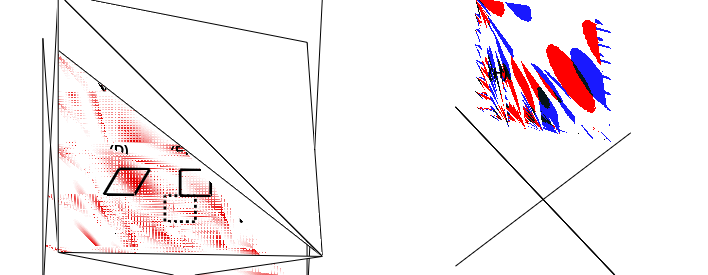

This chart was generated by the following MATLAB code:
% figure showing ways the grid can be conceptualized
% eric zilli - 20111106 - v1.0

%% Make some colormaps
% red to white to blue
RWB = ones(64,3); RWB(1:32,1) = linspace(0,1,32); RWB(1:32,2) = RWB(1:32,1); RWB(33:64,2) = flipud(RWB(1:32,1)); RWB(33:64,3) = RWB(33:64,2);
startColor = [0.07 0.23 0.28]/3;
midColor = [1 1 1];
endColor = [0.55 0.48 0.05]/1;

% less bright red to white to less bright blue
startColor = [0 0 0.9];
midColor = [1 1 1];
endColor = [0.9 0 0];
mRWB = [linspace(startColor(1),midColor(1),32) linspace(midColor(1),endColor(1),32); linspace(startColor(2),midColor(2),32) linspace(midColor(2),endColor(2),32); linspace(startColor(3),midColor(3),32) linspace(midColor(3),endColor(3),32)]';

% gray to white to gold
startColor = [0.07 0.23 0.28]/3;
midColor = [1 1 1];
endColor = [0.55 0.48 0.05]/1;
GWG = [linspace(startColor(1),midColor(1),32) linspace(midColor(1),endColor(1),32); linspace(startColor(2),midColor(2),32) linspace(midColor(2),endColor(2),32); linspace(startColor(3),midColor(3),32) linspace(midColor(3),endColor(3),32)]';

useColorMap = [flipud(GWG); RWB; mRWB];

%% Load and generate data to plot
% loads variable M
load data/BlairEtAl2007_Readout.mat

% loads variable thrt2
load data/Spatial_interference.mat

% Plot a matrix scaled and shifted so that its zero point corresponds
% to the halfway point in a 64-item colormap.
imagepn = @(v)image(64*(v./2/abs(eps+max(abs([max(max(v)) min(min(v))])))+0.5));
imagepnc = @(v)(64*(v./2/abs(eps+max(abs([max(max(v)) min(min(v))])))+0.5));

% make mesh to evaluate grid on
x = linspace(0,2,625);
y = linspace(0,2,625);
[X Y] = meshgrid(x,y);
Xp = reshape(X,1,[]);
Yp = reshape(Y,1,[]);

% directions of grid basis vectors
theta = [0 pi/3 2*pi/3]+pi/2;

% Project the mesh onto the preferred directions
H = [cos(theta') sin(theta')];
projMesh = H*[Xp; Yp];

% Evaluate the three gratings and multiply them into the grid
grating1 = .5+.5*cos(projMesh(1,:)*2*pi*5);
grating2 = .5+.5*cos(projMesh(2,:)*2*pi*5);
grating3 = .5+.5*cos(projMesh(3,:)*2*pi*5);
gridPattern = reshape(grating1.*grating2.*grating3,length(x),[]);

%% Figure set up
set(0,'defaultAxesFontName', 'Arial')
set(0,'defaultTextFontName', 'Arial')

% size on paper:
widthOnPaper = 18; % cm
heightOnPaper = 7; % cm

figure('units','centimeters','position',[1 1 widthOnPaper heightOnPaper],'color','w');
set(gcf, 'renderer', 'painter')
set(gcf, 'PaperUnits', 'centimeters');
set(gcf, 'PaperSize', [widthOnPaper heightOnPaper]);
set(gcf, 'PaperPositionMode', 'manual');
set(gcf, 'PaperPosition', [0 0 widthOnPaper heightOnPaper]);
colormap(useColorMap)

leftMargin = 0.03;
bottomMargin = 0.02;
nCols = 3;
nRows = 2;
lefts = leftMargin + 0.95*(0:nCols-1)/nCols;
bottoms = bottomMargin + [0 1/2];
widths = 0.9*[1/2 2.25/4 1/4];
heights = 0.9*[1.3 2.25/2];

shapeLineWidth = 2;

% the 2D map goes from 0,0 to 1,1 so we need some scaling factors to let us
% identify field center
yspacing = 1*0.1; % i.e. 10 fields along the y directionn
xspacing = yspacing*2/sqrt(3);


% 2D Plot
%% 2D arena with grid and spatial phases
axes('position',[lefts(1) bottoms(1)-0.16 widths(1) heights(1)])

% Due to a limitation in the eps file format we have to break this into
% smaller chunks.
nchunks = 5;
for rchunk=1:nchunks
  for cchunk=1:nchunks
    % subscripts into the grid pattern:
    rsubs = ((rchunk-1)*size(gridPattern,1)/nchunks+1):(rchunk*size(gridPattern,1)/nchunks);
    csubs = ((cchunk-1)*size(gridPattern,2)/nchunks+1):(cchunk*size(gridPattern,2)/nchunks);
    % locations where we'll draw that bit:
    xd = 1*[(cchunk-1)/nchunks cchunk/nchunks];
    yd = 1*[(nchunks-rchunk)/nchunks (nchunks-rchunk+1)/nchunks];
    surface('xdata',xd,'ydata',yd,'zdata',-1e-9*ones(2),'cdata',128+round(imagepnc(flipud(gridPattern(rsubs,csubs)))),'facecolor','texturemap','edgecolor','none','cdatamapping','direct');
  end
end

% Draw the "walls" of the spatial environment
surface('xdata',[0 0],'ydata',[0 1],'zdata',[0 4; 0 4],'facecolor','w','edgecolor','k','DiffuseStrength',1,'edgelighting','phong','facelighting','phong')
surface('xdata',[1 1],'ydata',[0 1],'zdata',[0 4; 0 4],'facecolor','w','edgecolor','k','DiffuseStrength',1,'edgelighting','phong','facelighting','phong')
surface('xdata',[0 1],'ydata',[0 0],'zdata',[4 4; 0 0],'facecolor','w','edgecolor','k','DiffuseStrength',1,'edgelighting','phong','facelighting','phong')
surface('xdata',[0 1],'ydata',[1 1],'zdata',[0 0; 4 4],'facecolor','w','edgecolor','k','DiffuseStrength',1,'edgelighting','phong','facelighting','phong')

hold on;

set(gca,'cameraposition',[0 -1 36])
set(gca,'ydir','normal')
set(gca,'xtick',[])
set(gca,'ytick',[])
set(gca,'xticklabel',[])
set(gca,'box','off')
axis off

%% triangle
xs = xspacing/2+[xspacing 2*xspacing 1.5*xspacing xspacing 2*xspacing];
ys = [9 9 8 9 9]*yspacing;
p = patch(xs,ys,'k','linewidth',shapeLineWidth);
set(p,'edgecolor','k','facecolor','none')

text(0.13*diff(get(gca,'xlim'))+min(get(gca,'xlim')),...
     0.93*diff(get(gca,'ylim'))+min(get(gca,'ylim')),...
     '(A)',...
     'FontSize',10,...
     'FontWeight','bold',...
     'HorizontalAlignment','center')


%% hexagon
left = 3*xspacing;
xs = left+[0 xspacing/2 3*xspacing/2 2*xspacing 3*xspacing/2 xspacing/2 0 xspacing/2];
ys = [6+[2 3 3 2 1 1 2 3]]*yspacing;
p = patch(xs,ys,'k','linewidth',shapeLineWidth);
set(p,'edgecolor','k','facecolor','none')

text(0.36*diff(get(gca,'xlim'))+min(get(gca,'xlim')),...
     0.93*diff(get(gca,'ylim'))+min(get(gca,'ylim')),...
     '(B)',...
     'FontSize',10,...
     'FontWeight','bold',...
     'HorizontalAlignment','center')


% packed discs
circleAngles = linspace(0,2*pi+0.1,36);
dleft = 6*xspacing;
dbottom = 9.5*yspacing;
left = dleft + 0.5*xspacing;
bottom = dbottom-yspacing/2;
p = patch(left+xspacing/2*cos(circleAngles),bottom+2/sqrt(3)*yspacing/2*sin(circleAngles),'k','linewidth',shapeLineWidth);
set(p,'edgecolor','k','facecolor','none')
left = dleft + 1.5*xspacing;
bottom = dbottom-xspacing/2+0.007;
p = patch(left+xspacing/2*cos(circleAngles),bottom+2/sqrt(3)*yspacing/2*sin(circleAngles),'k','linewidth',shapeLineWidth);
set(p,'edgecolor','k','facecolor','none')
left = dleft + 0*xspacing;
bottom = dbottom-yspacing-xspacing/2+0.007;
p = patch(left+xspacing/2*cos(circleAngles),bottom+2/sqrt(3)*yspacing/2*sin(circleAngles),'k','linewidth',shapeLineWidth);
set(p,'edgecolor','k','facecolor','none')
left = dleft + 1*xspacing;
bottom = dbottom-yspacing-xspacing/2+0.007;
p = patch(left+xspacing/2*cos(circleAngles),bottom+2/sqrt(3)*yspacing/2*sin(circleAngles),'k','linewidth',shapeLineWidth);
set(p,'edgecolor','k','facecolor','none')
left = dleft + 2*xspacing;
bottom = dbottom-yspacing-xspacing/2+0.007;
p = patch(left+xspacing/2*cos(circleAngles),bottom+2/sqrt(3)*yspacing/2*sin(circleAngles),'k','linewidth',shapeLineWidth);
set(p,'edgecolor','k','facecolor','none')
left = dleft + 0.5*xspacing;
bottom = dbottom-2*yspacing-xspacing/2+0.007;
p = patch(left+xspacing/2*cos(circleAngles),bottom+2/sqrt(3)*yspacing/2*sin(circleAngles),'k','linewidth',shapeLineWidth);
set(p,'edgecolor','k','facecolor','none')
left = dleft + 1.5*xspacing;
bottom = dbottom-2*yspacing-xspacing/2+0.007;
p = patch(left+xspacing/2*cos(circleAngles),bottom+2/sqrt(3)*yspacing/2*sin(circleAngles),'k','linewidth',shapeLineWidth);
set(p,'edgecolor','k','facecolor','none')

text(0.60*diff(get(gca,'xlim'))+min(get(gca,'xlim')),...
     0.93*diff(get(gca,'ylim'))+min(get(gca,'ylim')),...
     '(C)',...
     'FontSize',10,...
     'FontWeight','bold',...
     'HorizontalAlignment','center')


%% rhombus
left = 3.5*xspacing;
xs = left-[xspacing 0 xspacing/2 3*xspacing/2 xspacing 0];
ys = 3*yspacing + [2 2 1 1 2 2]*yspacing;
p = patch(xs,ys,'k','linewidth',shapeLineWidth);
set(p,'edgecolor','k','facecolor','none')

text(0.29*diff(get(gca,'xlim'))+min(get(gca,'xlim')),...
     0.57*diff(get(gca,'ylim'))+min(get(gca,'ylim')),...
     '(D)',...
     'FontSize',10,...
     'FontWeight','bold',...
     'HorizontalAlignment','center')


%% wrapped torus
left = 4.5*xspacing;
bottom = 4*yspacing;
xs = left+[0 xspacing xspacing 0 0 xspacing];
ys = bottom+[yspacing yspacing 0 0 yspacing yspacing];
p = patch(xs,ys,'k','linewidth',shapeLineWidth);
set(p,'edgecolor','k','facecolor','none')
xs = left+[0 xspacing xspacing 0 0 xspacing]-xspacing/2;
ys = bottom+[yspacing yspacing 0 0 yspacing yspacing]-yspacing;
p = patch(xs,ys,'k','linewidth',shapeLineWidth);
set(p,'edgecolor','k','facecolor','none','linestyle',':')

text(0.52*diff(get(gca,'xlim'))+min(get(gca,'xlim')),...
     0.57*diff(get(gca,'ylim'))+min(get(gca,'ylim')),...
     '(E)',...
     'FontSize',10,...
     'FontWeight','bold',...
     'HorizontalAlignment','center')


%% two bumps on torus
left = 7*xspacing;
bottom = 4*yspacing;
xs = left+[0 xspacing xspacing 0 0 xspacing]-xspacing/2;
ys = bottom+[2*yspacing 2*yspacing 0 0 2*yspacing 2*yspacing]-yspacing;
p = patch(xs,ys,'k','linewidth',shapeLineWidth);
set(p,'edgecolor','k','facecolor','none')

text(0.75*diff(get(gca,'xlim'))+min(get(gca,'xlim')),...
     0.57*diff(get(gca,'ylim'))+min(get(gca,'ylim')),...
     '(F)',...
     'FontSize',10,...
     'FontWeight','bold',...
     'HorizontalAlignment','center')

%% Blair et al 2007 Moire model
left = lefts(3)-0.15; bottom = bottoms(2)-0.28;
axes('position',[left bottom widths(2) heights(2)]);
set(gca,'cameraposition',[-2.8 -6. 11])
axis equal
set(gca,'xlim',[0 1],'ylim',[0 1])
axis off

[rs cs] = size(M);
winlen = 128;
rs = ceil(rs/winlen);
cs = ceil(cs/winlen);
% If making pdf with export_fig, can't use surface to plot this matrix because
% it is too big and breaks a string limit in the eps file format. Instead
% we break it into windows of data <2^16 bytes long.
for rind=1:rs
  for cind=1:cs
    if rind<max(rs) && cind<max(cs)
      dataWin = M((rind-1)*winlen+(1:winlen),(cind-1)*winlen+(1:winlen));
    elseif rind<max(rs) && cind==max(cs)
      dataWin = M((rind-1)*winlen+(1:winlen),(cind-1)*winlen+1:end);
    elseif rind==max(rs) && cind==max(cs)
      dataWin = M((rind-1)*winlen+1:end,(cind-1)*winlen+1:end);
    else
      dataWin = M((rind-1)*winlen+1:end,(cind-1)*winlen+(1:winlen));
    end
    surface('xdata',[(cind-1)/cs cind/cs],'ydata',[(rind-1)/rs rind/rs],'zdata',zeros(2),'cdata',dataWin,'facecolor','texturemap','edgecolor','none','cdatamapping','direct');
  end
end

text(.3*diff(get(gca,'xlim'))+min(get(gca,'xlim')),...
     1.25*diff(get(gca,'ylim'))+min(get(gca,'ylim')),...
     '(G)',...
     'FontSize',10,...
     'FontWeight','bold',...
     'HorizontalAlignment','center')
   
   
%% Spatial interference of bands
left = lefts(3)-0.15; bottom = bottoms(1)-0.25;
axes('position',[left bottom widths(2) heights(2)])

surface('xdata',[0 1],'ydata',[0 1],'zdata',zeros(2),'cdata',thrt2,'facecolor','texturemap','edgecolor','k','cdatamapping','direct');

set(gca,'cameraposition',[-2.8 -6. 11])
axis equal
axis off

text(.3*diff(get(gca,'xlim'))+min(get(gca,'xlim')),...
     1.25*diff(get(gca,'ylim'))+min(get(gca,'ylim')),...
     '(H)',...
     'FontSize',10,...
     'FontWeight','bold',...
     'HorizontalAlignment','center')
